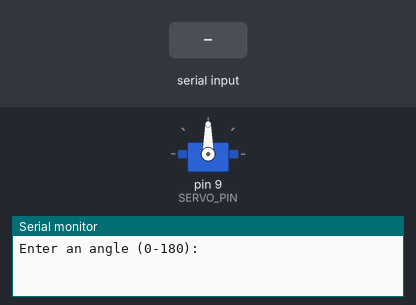
Simulated run of this sketch. Board: Arduino Uno, built with avr-gcc and run on an emulated ATmega328P. Parts: servo, the last lines printed to the serial monitor. The test bench sets the inputs (shaded band).

Above: at 1.2 s.
1.3 s: "30,150\n" received over Serial
At 2.3 s:
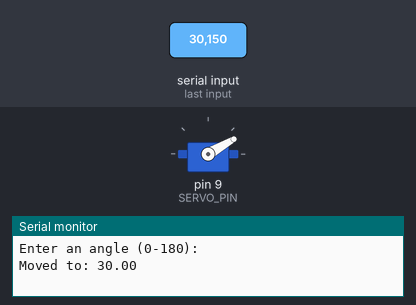
2.8 s: "5\n" received over Serial
At 3.3 s:
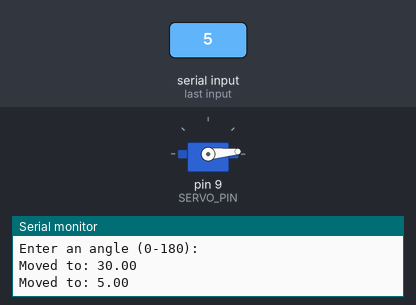
4.3 s: "200\n" received over Serial
At 5.5 s:
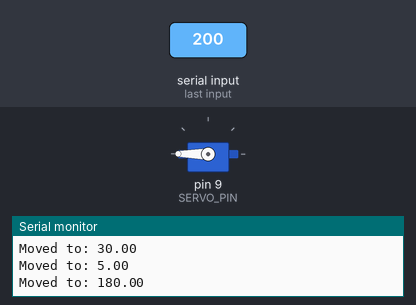
5.8 s: "90,45\n" received over Serial
At 6.9 s:
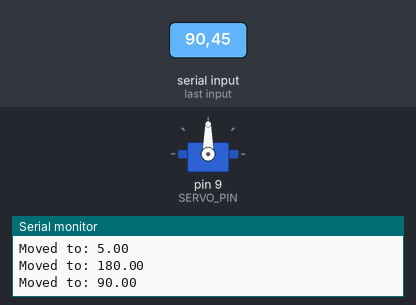
Timing chart, 0 to 8.3 s (numbered marks = the images above; inputs shaded):
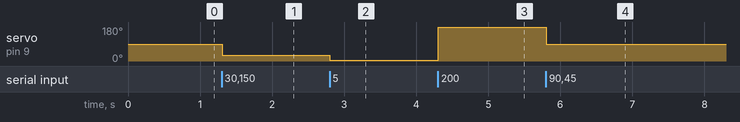

Measured:
- after the input at 1.3 s, servo on pin 9 (SERVO_PIN): 90° → 30° at once
- after the input at 2.8 s, servo on pin 9 (SERVO_PIN): 30° → 5° at once
- after the input at 4.3 s, servo on pin 9 (SERVO_PIN): 5° → 180° at once
- after the input at 5.8 s, servo on pin 9 (SERVO_PIN): 180° → 90° at once

The sketch:

Servo.ino
```cpp
#include <Servo.h>

//Open Serial monitor, set baud rate to 9600, and set line ending to Newline
// type in a number between 0 and 180 to move the servo position. This is in degrees. If it has an issue parsing, it will set servo position to 0 degrees.
Servo myServo;
const int SERVO_PIN = 9;

void setup() {
  Serial.begin(9600);
  myServo.attach(SERVO_PIN);
  Serial.println("Enter an angle (0-180):");
}

void loop() {
  if (Serial.available() > 0) {
    float angle = Serial.readStringUntil('\n').toFloat();
    angle = constrain(angle, 0, 180);

    // Convert angle to pulse width (544-2400 µs) so decimals work
    int pulse = 544 + angle * (2400 - 544) / 180.0;
    myServo.writeMicroseconds(pulse);

    Serial.print("Moved to: ");
    Serial.println(angle);
  }
}
```
